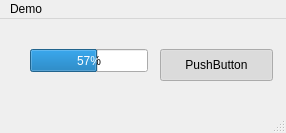
<?xml version="1.0" encoding="UTF-8"?>
<ui version="4.0">
 <class>MainWindow</class>
 <widget class="QMainWindow" name="MainWindow">
  <property name="geometry">
   <rect>
    <x>0</x>
    <y>0</y>
    <width>286</width>
    <height>133</height>
   </rect>
  </property>
  <property name="sizePolicy">
   <sizepolicy hsizetype="Fixed" vsizetype="Fixed">
    <horstretch>0</horstretch>
    <verstretch>0</verstretch>
   </sizepolicy>
  </property>
  <property name="windowTitle">
   <string>MainWindow</string>
  </property>
  <widget class="QWidget" name="centralwidget">
   <widget class="QProgressBar" name="progressBar">
    <property name="geometry">
     <rect>
      <x>30</x>
      <y>30</y>
      <width>118</width>
      <height>23</height>
     </rect>
    </property>
    <property name="value">
     <number>57</number>
    </property>
    <property name="textVisible">
     <bool>true</bool>
    </property>
    <property name="invertedAppearance">
     <bool>false</bool>
    </property>
   </widget>
   <widget class="QPushButton" name="pushButton">
    <property name="geometry">
     <rect>
      <x>160</x>
      <y>30</y>
      <width>113</width>
      <height>32</height>
     </rect>
    </property>
    <property name="text">
     <string>PushButton</string>
    </property>
    <property name="checkable">
     <bool>true</bool>
    </property>
    <property name="checked">
     <bool>true</bool>
    </property>
   </widget>
  </widget>
  <widget class="QMenuBar" name="menubar">
   <property name="geometry">
    <rect>
     <x>0</x>
     <y>0</y>
     <width>286</width>
     <height>24</height>
    </rect>
   </property>
   <widget class="QMenu" name="menuDemo">
    <property name="title">
     <string>Demo</string>
    </property>
   </widget>
   <addaction name="menuDemo"/>
  </widget>
  <widget class="QStatusBar" name="statusbar"/>
 </widget>
 <resources/>
 <connections>
  <connection>
   <sender>pushButton</sender>
   <signal>toggled(bool)</signal>
   <receiver>progressBar</receiver>
   <slot>setVisible(bool)</slot>
   <hints>
    <hint type="sourcelabel">
     <x>199</x>
     <y>64</y>
    </hint>
    <hint type="destinationlabel">
     <x>94</x>
     <y>70</y>
    </hint>
   </hints>
  </connection>
 </connections>
</ui>
